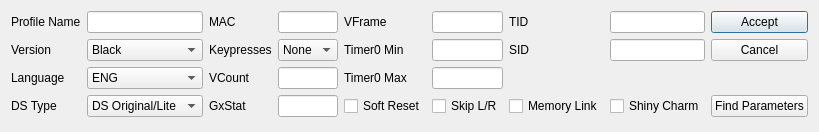
<?xml version="1.0" encoding="UTF-8"?>
<ui version="4.0">
 <class>ProfileEditor5</class>
 <widget class="QDialog" name="ProfileEditor5">
  <property name="geometry">
   <rect>
    <x>0</x>
    <y>0</y>
    <width>788</width>
    <height>132</height>
   </rect>
  </property>
  <property name="windowTitle">
   <string>Profile Editor Gen 5</string>
  </property>
  <layout class="QGridLayout" name="gridLayout">
   <item row="0" column="0">
    <widget class="QLabel" name="labelProfile">
     <property name="text">
      <string>Profile Name</string>
     </property>
    </widget>
   </item>
   <item row="0" column="1">
    <widget class="QLineEdit" name="lineEditProfile"/>
   </item>
   <item row="0" column="2">
    <widget class="QLabel" name="labelMAC">
     <property name="text">
      <string>MAC</string>
     </property>
    </widget>
   </item>
   <item row="0" column="3">
    <widget class="TextBox" name="textBoxMAC"/>
   </item>
   <item row="0" column="4">
    <widget class="QLabel" name="labelVFrame">
     <property name="text">
      <string>VFrame</string>
     </property>
    </widget>
   </item>
   <item row="0" column="5">
    <widget class="TextBox" name="textBoxVFrame"/>
   </item>
   <item row="0" column="6">
    <widget class="QLabel" name="labelTID">
     <property name="text">
      <string>TID</string>
     </property>
    </widget>
   </item>
   <item row="0" column="7">
    <widget class="TextBox" name="textBoxTID"/>
   </item>
   <item row="0" column="8">
    <widget class="QPushButton" name="pushButtonAccept">
     <property name="text">
      <string>Accept</string>
     </property>
    </widget>
   </item>
   <item row="1" column="0">
    <widget class="QLabel" name="labelVersion">
     <property name="text">
      <string>Version</string>
     </property>
    </widget>
   </item>
   <item row="1" column="1">
    <widget class="ComboBox" name="comboBoxVersion">
     <item>
      <property name="text">
       <string>Black</string>
      </property>
     </item>
     <item>
      <property name="text">
       <string>White</string>
      </property>
     </item>
     <item>
      <property name="text">
       <string>Black 2</string>
      </property>
     </item>
     <item>
      <property name="text">
       <string>White 2</string>
      </property>
     </item>
    </widget>
   </item>
   <item row="1" column="2">
    <widget class="QLabel" name="labelKeypresses">
     <property name="text">
      <string>Keypresses</string>
     </property>
    </widget>
   </item>
   <item row="1" column="3">
    <widget class="CheckList" name="comboBoxKeypresses">
     <item>
      <property name="text">
       <string>None</string>
      </property>
     </item>
     <item>
      <property name="text">
       <string notr="true">1</string>
      </property>
     </item>
     <item>
      <property name="text">
       <string notr="true">2</string>
      </property>
     </item>
     <item>
      <property name="text">
       <string notr="true">3</string>
      </property>
     </item>
     <item>
      <property name="text">
       <string notr="true">4</string>
      </property>
     </item>
     <item>
      <property name="text">
       <string notr="true">5</string>
      </property>
     </item>
     <item>
      <property name="text">
       <string notr="true">6</string>
      </property>
     </item>
     <item>
      <property name="text">
       <string notr="true">7</string>
      </property>
     </item>
     <item>
      <property name="text">
       <string notr="true">8</string>
      </property>
     </item>
    </widget>
   </item>
   <item row="1" column="4">
    <widget class="QLabel" name="labelTimer0Min">
     <property name="text">
      <string>Timer0 Min</string>
     </property>
    </widget>
   </item>
   <item row="1" column="5">
    <widget class="TextBox" name="textBoxTimer0Min"/>
   </item>
   <item row="1" column="6">
    <widget class="QLabel" name="labelSID">
     <property name="text">
      <string>SID</string>
     </property>
    </widget>
   </item>
   <item row="1" column="7">
    <widget class="TextBox" name="textBoxSID"/>
   </item>
   <item row="1" column="8">
    <widget class="QPushButton" name="pushButtonCancel">
     <property name="text">
      <string>Cancel</string>
     </property>
    </widget>
   </item>
   <item row="2" column="0">
    <widget class="QLabel" name="labelLanguage">
     <property name="text">
      <string>Language</string>
     </property>
    </widget>
   </item>
   <item row="2" column="1">
    <widget class="ComboBox" name="comboBoxLanguage">
     <item>
      <property name="text">
       <string>ENG</string>
      </property>
     </item>
     <item>
      <property name="text">
       <string>SPA</string>
      </property>
     </item>
     <item>
      <property name="text">
       <string>FRE</string>
      </property>
     </item>
     <item>
      <property name="text">
       <string>ITA</string>
      </property>
     </item>
     <item>
      <property name="text">
       <string>DEU</string>
      </property>
     </item>
     <item>
      <property name="text">
       <string>JPN</string>
      </property>
     </item>
     <item>
      <property name="text">
       <string>KOR</string>
      </property>
     </item>
    </widget>
   </item>
   <item row="2" column="2">
    <widget class="QLabel" name="labelVCount">
     <property name="text">
      <string>VCount</string>
     </property>
    </widget>
   </item>
   <item row="2" column="3">
    <widget class="TextBox" name="textBoxVCount"/>
   </item>
   <item row="2" column="4">
    <widget class="QLabel" name="labelTimer0Max">
     <property name="text">
      <string>Timer0 Max</string>
     </property>
    </widget>
   </item>
   <item row="2" column="5">
    <widget class="TextBox" name="textBoxTimer0Max"/>
   </item>
   <item row="3" column="0">
    <widget class="QLabel" name="labelDSType">
     <property name="text">
      <string>DS Type</string>
     </property>
    </widget>
   </item>
   <item row="3" column="1">
    <widget class="ComboBox" name="comboBoxDSType">
     <item>
      <property name="text">
       <string>DS Original/Lite</string>
      </property>
     </item>
     <item>
      <property name="text">
       <string>DSi/DSi XL</string>
      </property>
     </item>
     <item>
      <property name="text">
       <string>3DS</string>
      </property>
     </item>
    </widget>
   </item>
   <item row="3" column="2">
    <widget class="QLabel" name="labelGxStat">
     <property name="text">
      <string>GxStat</string>
     </property>
    </widget>
   </item>
   <item row="3" column="3">
    <widget class="TextBox" name="textBoxGxStat"/>
   </item>
   <item row="3" column="8">
    <widget class="QPushButton" name="pushButtonFindParameters">
     <property name="text">
      <string>Find Parameters</string>
     </property>
    </widget>
   </item>
   <item row="3" column="4">
    <widget class="QCheckBox" name="checkBoxSoftReset">
     <property name="text">
      <string>Soft Reset</string>
     </property>
    </widget>
   </item>
   <item row="3" column="5">
    <widget class="QCheckBox" name="checkBoxSkipLR">
     <property name="text">
      <string>Skip L/R</string>
     </property>
    </widget>
   </item>
   <item row="3" column="6">
    <widget class="QCheckBox" name="checkBoxMemoryLink">
     <property name="text">
      <string>Memory Link</string>
     </property>
    </widget>
   </item>
   <item row="3" column="7">
    <widget class="QCheckBox" name="checkBoxShinyCharm">
     <property name="text">
      <string>Shiny Charm</string>
     </property>
    </widget>
   </item>
  </layout>
 </widget>
 <customwidgets>
  <customwidget>
   <class>TextBox</class>
   <extends>QLineEdit</extends>
   <header>Form/Controls/TextBox.hpp</header>
  </customwidget>
  <customwidget>
   <class>ComboBox</class>
   <extends>QComboBox</extends>
   <header>Form/Controls/ComboBox.hpp</header>
  </customwidget>
  <customwidget>
   <class>CheckList</class>
   <extends>QComboBox</extends>
   <header>Form/Controls/CheckList.hpp</header>
   <slots>
    <slot>resetChecks()</slot>
   </slots>
  </customwidget>
 </customwidgets>
 <tabstops>
  <tabstop>lineEditProfile</tabstop>
  <tabstop>comboBoxVersion</tabstop>
  <tabstop>comboBoxLanguage</tabstop>
  <tabstop>comboBoxDSType</tabstop>
  <tabstop>textBoxMAC</tabstop>
  <tabstop>comboBoxKeypresses</tabstop>
  <tabstop>textBoxVCount</tabstop>
  <tabstop>textBoxGxStat</tabstop>
  <tabstop>textBoxVFrame</tabstop>
  <tabstop>textBoxTimer0Min</tabstop>
  <tabstop>textBoxTimer0Max</tabstop>
  <tabstop>textBoxTID</tabstop>
  <tabstop>textBoxSID</tabstop>
  <tabstop>checkBoxSoftReset</tabstop>
  <tabstop>checkBoxSkipLR</tabstop>
  <tabstop>checkBoxMemoryLink</tabstop>
  <tabstop>checkBoxShinyCharm</tabstop>
  <tabstop>pushButtonFindParameters</tabstop>
  <tabstop>pushButtonAccept</tabstop>
  <tabstop>pushButtonCancel</tabstop>
 </tabstops>
 <resources/>
 <connections>
  <connection>
   <sender>pushButtonCancel</sender>
   <signal>clicked()</signal>
   <receiver>ProfileEditor5</receiver>
   <slot>reject()</slot>
   <hints>
    <hint type="sourcelabel">
     <x>662</x>
     <y>53</y>
    </hint>
    <hint type="destinationlabel">
     <x>588</x>
     <y>82</y>
    </hint>
   </hints>
  </connection>
 </connections>
</ui>
